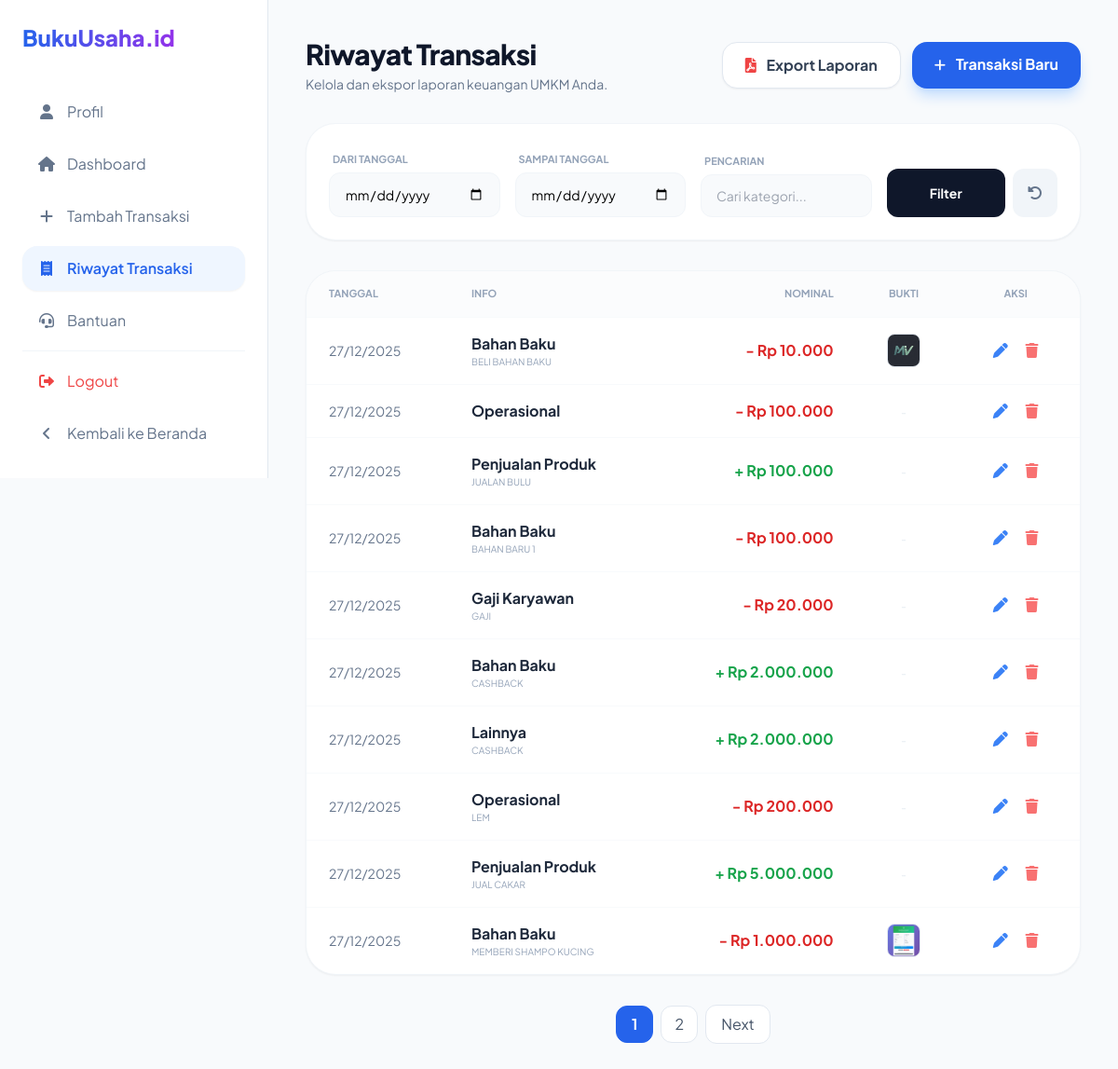
Page /layanan/riwayat_transaksi.php (signed in) on the committed database.
### tables this page shows
CREATE TABLE `transaksi` (
  `id` int NOT NULL,
  `user_id` int NOT NULL,
  `jenis_transaksi` enum('pemasukan','pengeluaran') NOT NULL,
  `tanggal` date NOT NULL,
  `nominal` decimal(15,2) NOT NULL,
  `kategori` varchar(50) NOT NULL,
  `metode` varchar(30) NOT NULL,
  `deskripsi` text,
  `created_at` timestamp NULL DEFAULT CURRENT_TIMESTAMP,
  `bukti_transaksi` varchar(255) DEFAULT NULL
);

### layanan/riwayat_transaksi.php (the view, shortened to what this page needs)
<?php
include '../config/database.php';
$user_id = $_SESSION['user_id'];
$search = isset($_GET['search']) ? mysqli_real_escape_string($conn, $_GET['search']) : '';
$tgl_mulai = isset($_GET['tgl_mulai']) ? mysqli_real_escape_string($conn, $_GET['tgl_mulai']) : '';
$tgl_selesai = isset($_GET['tgl_selesai']) ? mysqli_real_escape_string($conn, $_GET['tgl_selesai']) : '';
$jumlahDataPerHalaman = 10;
$halamanAktif = (isset($_GET['halaman'])) ? (int)$_GET['halaman'] : 1;
$awalData = ($jumlahDataPerHalaman * $halamanAktif) - $jumlahDataPerHalaman;
$base_filter = "WHERE user_id = '$user_id'";
$query_hitung = "SELECT COUNT(*) as total FROM transaksi $base_filter";
$result_hitung = mysqli_query($conn, $query_hitung);
$data_hitung = mysqli_fetch_assoc($result_hitung);
$totalData = $data_hitung['total'];
$jumlahHalaman = ceil($totalData / $jumlahDataPerHalaman);
$query_sql = "SELECT * FROM transaksi $base_filter ORDER BY id DESC LIMIT $awalData, $jumlahDataPerHalaman";
$result = mysqli_query($conn, $query_sql);
?>
<!DOCTYPE html>
<html lang="id">
<head>
    <script src="https://cdn.tailwindcss.com"></script>
    <link href="https://cdnjs.cloudflare.com/ajax/libs/font-awesome/6.0.0/css/all.min.css" rel="stylesheet">
</head>
<body class="bg-[#F8FAFC]">
    <div class="flex min-h-screen">
        <div class="no-print">
            <?php include 'side_navbar.php'; ?>
        </div>
        <main class="flex-1 p-6 lg:p-10">
            <div class="no-print">
                <div class="flex flex-col md:flex-row md:items-center justify-between gap-4 mb-8">
                    <div>
                        <h1 class="text-3xl font-extrabold text-slate-900 tracking-tight">Riwayat Transaksi</h1>
                        <p class="text-slate-500 text-sm mt-1">Kelola dan ekspor laporan keuangan UMKM Anda.</p>
                    </div>
                    <div class="flex gap-3">
                        <button onclick="window.print()" class="bg-white border border-slate-200 text-slate-700 px-6 py-3 rounded-2xl font-bold hover:bg-slate-50 transition shadow-sm">
                            <i class="fa-solid fa-file-pdf mr-2 text-red-500"></i> Export Laporan
                        </button>
                        <a href="tambah_transaksi.php" class="bg-blue-600 text-white px-6 py-3 rounded-2xl font-bold hover:bg-blue-700 transition shadow-lg shadow-blue-200">
                            <i class="fa-solid fa-plus text-sm mr-2"></i> Transaksi Baru
                        </a>
                    </div>
                </div>
                <div class="bg-white p-6 rounded-[32px] border border-slate-100 shadow-sm mb-8">
                    <form method="GET" class="grid grid-cols-1 md:grid-cols-3 lg:grid-cols-4 gap-4 items-end">
                        <div class="space-y-1">
                            <label class="text-[11px] font-bold text-slate-400 uppercase ml-1">Dari Tanggal</label>
                            <input type="date" name="tgl_mulai" value="<?= $tgl_mulai ?>" class="w-full px-4 py-3 bg-slate-50 border border-slate-100 rounded-xl outline-none text-sm">
                        </div>
                        <div class="space-y-1">
                            <label class="text-[11px] font-bold text-slate-400 uppercase ml-1">Sampai Tanggal</label>
                            <input type="date" name="tgl_selesai" value="<?= $tgl_selesai ?>" class="w-full px-4 py-3 bg-slate-50 border border-slate-100 rounded-xl outline-none text-sm">
                        </div>
                        <div class="space-y-1">
                            <label class="text-[11px] font-bold text-slate-400 uppercase ml-1">Pencarian</label>
                            <input type="text" name="search" value="<?= htmlspecialchars($search) ?>" placeholder="Cari kategori..." class="w-full px-4 py-3 bg-slate-50 border border-slate-100 rounded-xl outline-none text-sm">
                        </div>
                        <div class="flex gap-2">
                            <button type="submit" class="flex-1 bg-slate-900 text-white py-3.5 rounded-xl font-bold text-sm hover:bg-blue-600 transition">Filter</button>
                            <a href="riwayat_transaksi.php" class="px-4 py-3.5 bg-slate-100 text-slate-500 rounded-xl hover:bg-slate-200 transition"><i class="fa-solid fa-rotate-left"></i></a>
                        </div>
                    </form>
                </div>
            </div>
            <div class="bg-white rounded-[32px] border border-slate-100 shadow-sm overflow-hidden no-print">
                <table class="w-full text-left">
                    <thead class="bg-slate-50/50 border-b border-slate-50">
                        <tr>
                            <th class="px-6 py-4 text-[11px] font-bold text-slate-400 uppercase">Tanggal</th>
                            <th class="px-6 py-4 text-[11px] font-bold text-slate-400 uppercase">Info</th>
                            <th class="px-6 py-4 text-[11px] font-bold text-slate-400 uppercase text-right">Nominal</th>
                            <th class="px-6 py-4 text-[11px] font-bold text-slate-400 uppercase text-center">Bukti</th>
                            <th class="px-6 py-4 text-[11px] font-bold text-slate-400 uppercase text-center">Aksi</th>
                        </tr>
                    </thead>
                    <tbody class="divide-y divide-slate-50">
                        <?php while($row = mysqli_fetch_assoc($result)): ?>
                        <tr class="hover:bg-slate-50/50 transition-colors">
                            <td class="px-6 py-4 text-sm text-slate-500"><?= date('d/m/Y', strtotime($row['tanggal'])) ?></td>
                            <td class="px-6 py-4">
                                <div class="font-bold text-slate-800"><?= htmlspecialchars($row['kategori']) ?></div>
                                <div class="text-[10px] text-slate-400 uppercase"><?= htmlspecialchars($row['deskripsi']) ?></div>
                            </td>
                            <td class="px-6 py-4 text-right font-bold <?= $row['jenis_transaksi'] == 'pemasukan' ? 'text-green-600' : 'text-red-600' ?>">
                                <?= $row['jenis_transaksi'] == 'pemasukan' ? '+' : '-' ?> Rp <?= number_format($row['nominal'], 0, ',', '.') ?>
                            </td>
                            <td class="px-6 py-4 text-center">
                                <?php if(!empty($row['bukti_transaksi'])): ?>
                                    <img src="uploads/<?= $row['bukti_transaksi'] ?>" onclick="window.open(this.src)" class="w-9 h-9 object-cover rounded-lg cursor-pointer border border-slate-200 mx-auto hover:scale-110 transition">
                                <?php else: ?>
                                    <span class="text-slate-200 text-xs">-</span>
                                <?php endif; ?>
                            </td>
                            <td class="px-6 py-4 text-center">
                                <a href="edit_transaksi.php?id=<?= $row['id'] ?>" class="text-blue-500 hover:text-blue-700 px-2"><i class="fa-solid fa-pen"></i></a>
                                <button onclick="confirmDelete(<?= $row['id'] ?>)" class="text-red-400 hover:text-red-600 px-2"><i class="fa-solid fa-trash"></i></button>
                            </td>
                        </tr>
                        <?php endwhile; ?>
                    </tbody>
                </table>
            </div>
            <?php if ($jumlahHalaman > 1): ?>
            <div class="mt-8 flex justify-center items-center gap-2 no-print">
                <?php
                $q = $_GET; unset($q['halaman']);
                $link = "?" . http_build_query($q) . "&halaman=";
                ?>
                <?php for($i = 1; $i <= $jumlahHalaman; $i++): ?>
                    <a href="<?= $link . $i ?>" class="w-10 h-10 flex items-center justify-center rounded-xl border <?= $i == $halamanAktif ? 'bg-blue-600 border-blue-600 text-white font-bold' : 'bg-white border-slate-200 text-slate-600'; ?>"><?= $i ?></a>
                <?php endfor; ?>
                <?php if($halamanAktif < $jumlahHalaman): ?>
                    <a href="<?= $link . ($halamanAktif + 1) ?>" class="px-4 py-2 bg-white border border-slate-200 rounded-xl text-slate-600 hover:bg-blue-50 transition">Next</a>
                <?php endif; ?>
            </div>
            <?php endif; ?>
        </main>
    </div>
</body>
</html>

### layanan/side_navbar.php (shortened to what this page needs)
<?php
$current_page = basename($_SERVER['PHP_SELF']);
?>
<aside id="sidebar" class="fixed inset-y-0 left-0 z-50 w-72 bg-white border-r border-slate-200 p-6 transform -translate-x-full lg:translate-x-0 lg:static lg:flex lg:flex-col transition-transform duration-300 ease-in-out shadow-xl lg:shadow-none">
    <div class="flex items-center justify-between mb-10">
        <a href="../index.php" class="text-2xl font-extrabold bg-gradient-to-r from-blue-600 to-purple-600 bg-clip-text text-transparent">BukuUsaha.id</a>
    </div>
    <nav class="space-y-2">
        <a href="profil.php" class="flex items-center gap-3 px-4 py-3 rounded-2xl transition <?php echo ($current_page == 'profil.php') ? 'bg-blue-50 text-blue-600 font-semibold shadow-sm' : 'text-slate-500 hover:bg-slate-50'; ?>">
            <i class="fa-solid fa-user w-5 text-center"></i> Profil
        </a>
        <a href="dashboard.php" class="flex items-center gap-3 px-4 py-3 rounded-2xl transition <?php echo ($current_page == 'dashboard.php') ? 'bg-blue-50 text-blue-600 font-semibold shadow-sm' : 'text-slate-500 hover:bg-slate-50'; ?>">
            <i class="fa-solid fa-house w-5 text-center"></i> Dashboard
        </a>
        <a href="tambah_transaksi.php" class="flex items-center gap-3 px-4 py-3 rounded-2xl transition <?php echo ($current_page == 'tambah_transaksi.php') ? 'bg-blue-50 text-blue-600 font-semibold shadow-sm' : 'text-slate-500 hover:bg-slate-50'; ?>">
            <i class="fa-solid fa-plus w-5 text-center"></i> Tambah Transaksi
        </a>
        <a href="riwayat_transaksi.php" class="flex items-center gap-3 px-4 py-3 rounded-2xl transition <?php echo ($current_page == 'riwayat_transaksi.php') ? 'bg-blue-50 text-blue-600 font-semibold shadow-sm' : 'text-slate-500 hover:bg-slate-50'; ?>">
            <i class="fa-solid fa-receipt w-5 text-center"></i> Riwayat Transaksi
        </a>
        <a href="bantuan.php" class="flex items-center gap-3 px-4 py-3 rounded-2xl transition <?php echo ($current_page == 'bantuan.php') ? 'bg-blue-50 text-blue-600 font-semibold shadow-sm' : 'text-slate-500 hover:bg-slate-50'; ?>">
            <i class="fa-solid fa-headset w-5 text-center"></i> Bantuan
        </a>
        <hr class="my-4 border-slate-100">
        <a href="../akun/logout.php" class="flex items-center gap-3 px-4 py-3 text-red-500 hover:bg-red-50 rounded-2xl transition">
            <i class="fa-solid fa-right-from-bracket w-5 text-center"></i> Logout
        </a>
        <a href="../index.php" class="flex items-center gap-3 px-4 py-3 text-slate-500 hover:bg-slate-50 rounded-2xl transition mt-auto">
            <i class="fa-solid fa-angle-left w-5 text-center"></i> Kembali ke Beranda
        </a>
    </nav>
</aside>

### layanan/riwayat_transaksi.php (style rules this page uses)
body { font-family: 'Plus Jakarta Sans', sans-serif; }

### rows in the picture
transaksi: tanggal "27/12/2025", kategori "Bahan Baku", deskripsi "BELI BAHAN BAKU", nominal "10.000", bukti_transaksi (picture)
transaksi: tanggal "27/12/2025", kategori "Operasional", nominal "100.000"
transaksi: tanggal "27/12/2025", kategori "Penjualan Produk", deskripsi "JUALAN BULU", nominal "100.000"
transaksi: tanggal "27/12/2025", kategori "Bahan Baku", deskripsi "BAHAN BARU 1", nominal "100.000"
transaksi: tanggal "27/12/2025", kategori "Gaji Karyawan", deskripsi "GAJI", nominal "20.000"
transaksi: tanggal "27/12/2025", kategori "Bahan Baku", deskripsi "CASHBACK", nominal "2.000.000"
transaksi: tanggal "27/12/2025", kategori "Lainnya", deskripsi "CASHBACK", nominal "2.000.000"
transaksi: tanggal "27/12/2025", kategori "Operasional", deskripsi "LEM", nominal "200.000"
transaksi: tanggal "27/12/2025", kategori "Penjualan Produk", deskripsi "JUAL CAKAR", nominal "5.000.000"
transaksi: tanggal "27/12/2025", kategori "Bahan Baku", deskripsi "MEMBERI SHAMPO KUCING", nominal "1.000.000", bukti_transaksi (picture)
